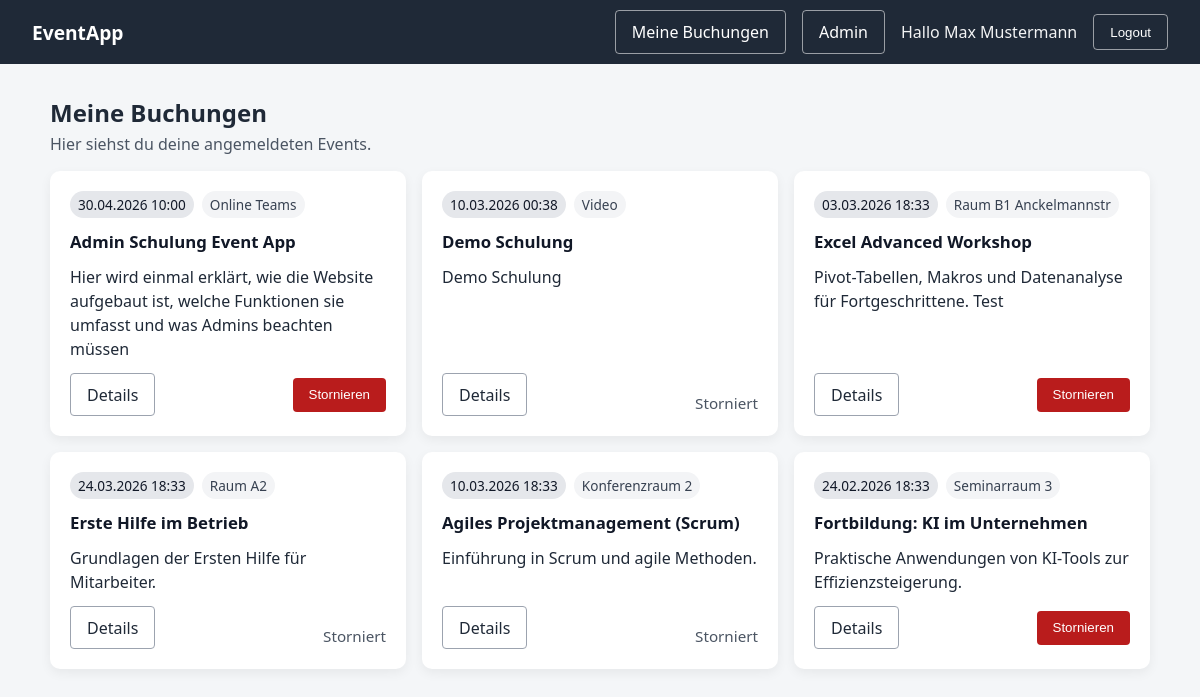
The app's page /bookings/mine (signed in) with its own data.
### app/models.py (models this page shows)
class User(Base):
    __tablename__ = "users"
    id = Column(Integer, primary_key=True)
    name = Column(String, nullable=False)
    email = Column(String, unique=True, nullable=False, index=True)
    password_hash = Column(String, nullable=False)
    role = Column(String, default="user", nullable=False)
    created_at = Column(DateTime, default=datetime.utcnow)
    bookings = relationship("Booking", back_populates="user")

class Booking(Base):
    __tablename__ = "bookings"
    __table_args__ = (UniqueConstraint("user_id", "event_id", name="unique_booking"),)
    id = Column(Integer, primary_key=True)
    user_id = Column(Integer, ForeignKey("users.id"), nullable=False)
    event_id = Column(Integer, ForeignKey("events.id"), nullable=False)
    booked_at = Column(DateTime, default=datetime.utcnow)
    status = Column(String, default="booked")  # booked|canceled
    user = relationship("User", back_populates="bookings")
    event = relationship("Event", back_populates="bookings")

class Event(Base):
    __tablename__ = "events"
    id = Column(Integer, primary_key=True)
    title = Column(String, nullable=False)
    description = Column(String)
    starts_at = Column(DateTime)
    ends_at = Column(DateTime)
    location = Column(String)
    max_participants = Column(Integer, default=0)
    is_active = Column(Boolean, default=True)
    created_at = Column(DateTime, default=datetime.utcnow)
    bookings = relationship("Booking", back_populates="event")

### app/routers/web/bookings.py (the view)
@router.get("/mine", response_class=HTMLResponse)
def my_bookings(
    request: Request,
    db: Session = Depends(get_db),
    user = Depends(get_current_user),
):
    bookings = booking_service.get_user_bookings(db, user.id)
    return templates.TemplateResponse(
        "my_bookings.html",
        {
            "request": request,
            "bookings": bookings,
            "user": user
        }
    )

### templates/my_bookings.html (shortened to what this page needs)
{% extends "base.html" %}
{% block content %}
<div class="container-wide">
<section class="page-header">
  <h1>Meine Buchungen</h1>
  <p class="muted">Hier siehst du deine angemeldeten Events.</p>
</section>
{% if bookings %}
  <div class="card-grid">
    {% for b in bookings %}
      <article class="event-card">
        <div class="event-meta">
          {% if b.event.starts_at %}
            <div class="pill">
              {{ b.event.starts_at.strftime("%d.%m.%Y %H:%M") }}
            </div>
          {% endif %}
          {% if b.event.location %}
            <div class="pill pill-light">
              {{ b.event.location }}
            </div>
          {% endif %}
        </div>
        <h2 class="event-title">{{ b.event.title }}</h2>
        <p class="event-desc">
          {{ b.event.description or "Keine Beschreibung vorhanden." }}
        </p>
        <div class="event-actions">
          <a class="btn-link" href="/events/{{ b.event.id }}">
            Details
          </a>
          {% if b.status == "booked" %}
            <form method="post" action="/bookings/{{ b.id }}/cancel">
              <button class="btn-danger btn-small" type="submit">
                Stornieren
              </button>
            </form>
          {% else %}
            <span class="muted small">Storniert</span>
          {% endif %}
        </div>
      </article>
    {% endfor %}
  </div>
{% else %}
  <section class="card">
    <p class="muted">Du hast noch keine Buchungen.</p>
  </section>
  </div>
{% endif %}
{% endblock %}

### templates/base.html (shortened to what this page needs)
<!doctype html>
<html lang="de">
  <head>
    <link rel="stylesheet" href="/static/styles.css" />
  </head>
  <body>
    <header class="navbar">
      <div class="nav-full">
        <a href="/" class="logo">EventApp</a>
        <nav class="nav-links">
          {% if user %}
          <a class="btn-link" href="/bookings/mine"> Meine Buchungen </a>
          {% if user.role == "admin" %}
          <a class="btn-link" href="/admin/events"> Admin </a>
          {% endif %}
          <span class="nav-user">Hallo {{ user.name }}</span>
          <form method="post" action="/auth/logout" class="nav-form">
            <button class="btn-link" type="submit">Logout</button>
          </form>
          {% else %}
          <a class="btn-link" href="/auth/login">Login</a>
          <a class="btn-primary btn-small" href="/auth/register"
            >Registrieren</a
          >
          {% endif %}
        </nav>
      </div>
    </header>
    <main>{% block content %}{% endblock %}</main>
  </body>
</html>

### static/styles.css (style rules this page uses)
body { font-family: system-ui, sans-serif; margin: 0; background: #f4f6f8; color: #1f2937; padding-top: 64px; }
.container-wide { max-width: 1100px; margin: 2rem auto; padding: 0 1.5rem; }
.navbar { position: fixed; top: 0; left: 0; right: 0; z-index: 1000; background: #1f2937; color: white; height: 64px; display: flex; align-items: center; }
.nav-full { width: 100%; padding: 0 2rem; display: flex; align-items: center; justify-content: space-between; }
.navbar .btn-link { background: transparent; border: 1px solid rgba(255,255,255,0.55); color: white; }
.logo { font-weight: 700; font-size: 1.2rem; text-decoration: none; color: white; }
.nav-links { display: flex; align-items: center; gap: 1rem; }
.nav-user { color: rgba(255,255,255,0.95); }
.nav-form { margin: 0; }
.btn-link { background: transparent; border: 1px solid #9ca3af; color: #1f2937; padding: 0.6rem 1rem; border-radius: 4px; text-decoration: none; }
.btn-small { padding: 0.45rem 0.75rem; }
.small { font-size: 0.95rem; margin-top: 1rem; }
.muted { color: #4b5563; }
.page-header { margin-bottom: 1rem; }
.page-header h1 { margin: 0; }
.page-header p { margin: 0.25rem 0 0; color: #4b5563; }
.card-grid { display: grid; grid-template-columns: repeat(3, 1fr); gap: 1rem; }
.event-card { background: white; padding: 1.25rem; border-radius: 10px; box-shadow: 0 4px 12px rgba(0, 0, 0, 0.06); display: flex; flex-direction: column; gap: 0.75rem; }
.event-meta { display: flex; gap: 0.5rem; flex-wrap: wrap; }
.pill { font-size: 0.85rem; padding: 0.25rem 0.5rem; border-radius: 999px; background: #e5e7eb; color: #111827; }
.pill-light { background: #f3f4f6; color: #374151; }
.event-title { font-size: 1.05rem; margin: 0; color: #111827; }
.event-desc { margin: 0; line-height: 1.5; color: #1f2937; }
.event-actions { display: flex; justify-content: space-between; align-items: center; margin-top: auto; }
.btn-danger { background: #b91c1c; color: white; border: none; padding: 0.6rem 1rem; border-radius: 4px; cursor: pointer; }

### records on screen
User: name "Max Mustermann"
Booking: event.starts_at "30.04.2026 10:00", event.location "Online Teams", event "Admin Schulung Event App", event "Hier wird einmal erklärt, wie die Website aufgebaut ist, welche Funktionen sie umfasst und was Admins beachten müssen"
Booking: event.starts_at "10.03.2026 00:38", event.location "Video", event "Demo Schulung", status "Storniert"
Booking: event.starts_at "03.03.2026 18:33", event.location "Raum B1 Anckelmannstr", event "Excel Advanced Workshop", event "Pivot-Tabellen, Makros und Datenanalyse für Fortgeschrittene. Test"
Booking: event.starts_at "24.03.2026 18:33", event.location "Raum A2", event "Erste Hilfe im Betrieb", event "Grundlagen der Ersten Hilfe für Mitarbeiter.", status "Storniert"
Booking: event.starts_at "10.03.2026 18:33", event.location "Konferenzraum 2", event "Agiles Projektmanagement (Scrum)", event "Einführung in Scrum und agile Methoden.", status "Storniert"
Booking: event.starts_at "24.02.2026 18:33", event.location "Seminarraum 3", event "Fortbildung: KI im Unternehmen", event "Praktische Anwendungen von KI-Tools zur Effizienzsteigerung."
